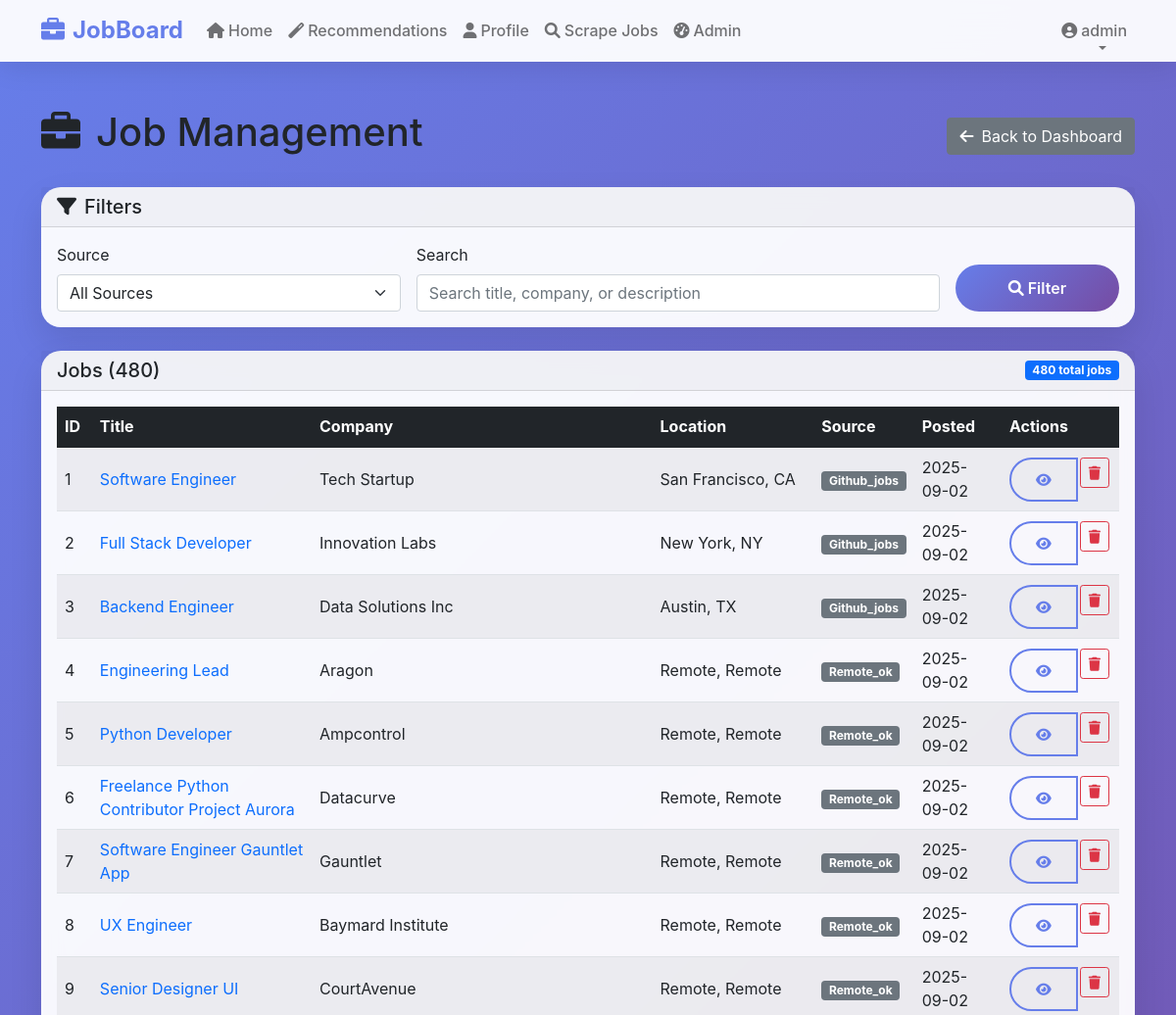
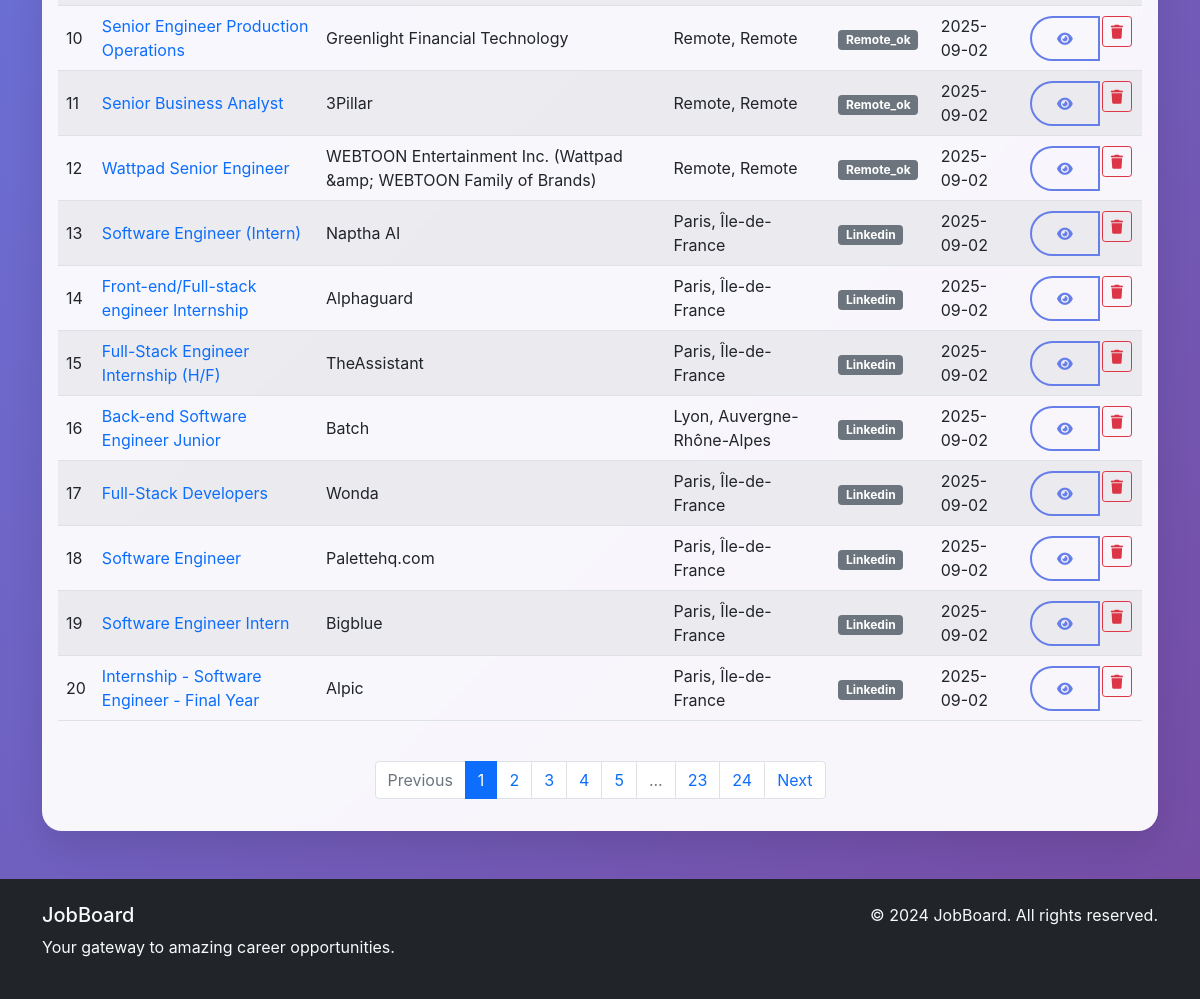
Screenshot of /admin/jobs (signed in) with the database file from the repository (2 pictures, top to bottom).
### app/models.py (models this page shows, shortened)
class User(UserMixin, db.Model):
    id = db.Column(db.Integer, primary_key=True)
    username = db.Column(db.String(64), unique=True, nullable=False)
    email = db.Column(db.String(120), unique=True, nullable=False)
    password_hash = db.Column(db.String(128))
    is_admin = db.Column(db.Boolean, default=False)
    first_name = db.Column(db.String(64))
    last_name = db.Column(db.String(64))
    phone = db.Column(db.String(20))
    address = db.Column(db.Text)
    city = db.Column(db.String(100))
    country = db.Column(db.String(100))
    linkedin_url = db.Column(db.String(200))
    portfolio_url = db.Column(db.String(200))
    current_position = db.Column(db.String(100))
    years_of_experience = db.Column(db.Integer)
    education = db.Column(db.Text)
    experience = db.Column(db.Text)
    skills = db.Column(db.Text)
    certifications = db.Column(db.Text)
    languages = db.Column(db.Text)
    summary = db.Column(db.Text)
    preferred_job_types = db.Column(db.Text)  # JSON string of job types
    preferred_locations = db.Column(db.Text)  # JSON string of preferred locations
    salary_expectation_min = db.Column(db.Integer)
    salary_expectation_max = db.Column(db.Integer)
    remote_work_preference = db.Column(db.String(20))  # 'remote', 'hybrid', 'onsite', 'any'
    profile_completeness = db.Column(db.Integer, default=0)  # Percentage 0-100
    created_at = db.Column(db.DateTime, default=datetime.utcnow)
    updated_at = db.Column(db.DateTime, default=datetime.utcnow, onupdate=datetime.utcnow)

class Job(db.Model):
    id = db.Column(db.Integer, primary_key=True)
    title = db.Column(db.String(200), nullable=False)
    company = db.Column(db.String(100), nullable=False)
    location = db.Column(db.String(100))
    description = db.Column(db.Text)
    url = db.Column(db.String(500), unique=True, nullable=False)
    date_posted = db.Column(db.DateTime)
    created_at = db.Column(db.DateTime, default=datetime.utcnow)
    source = db.Column(db.String(50))  # e.g., 'linkedin', 'indeed'

### app/admin/routes.py (the view, shortened to what this page needs)
@bp.route('/jobs')
@login_required
@admin_required
def jobs():
    page = request.args.get('page', 1, type=int)
    source = request.args.get('source', '')
    query_filter = request.args.get('query', '')
    jobs_query = Job.query
    if source:
        jobs_query = jobs_query.filter_by(source=source)
    jobs = jobs_query.order_by(Job.created_at.desc()).paginate(
        page=page, per_page=20, error_out=False
    )
    sources = db.session.query(Job.source).distinct().all()
    sources = [s[0] for s in sources]
    start_id = (page - 1) * 20 + 1
    return render_template('admin/jobs.html', title='Job Management',
                         jobs=jobs, sources=sources, current_source=source,
                         current_query=query_filter, start_id=start_id)

### __init__.py (called while the page is built)
@login_manager.user_loader
def load_user(user_id):
    from app.models import User
    return User.query.get(int(user_id))

### app/admin/routes.py (called while the page is built)
def admin_required(f):
    @wraps(f)
    def decorated_function(*args, **kwargs):
        if not current_user.is_authenticated or not current_user.is_admin:
            flash('Admin access required.', 'danger')
            return redirect(url_for('main.index'))
        return f(*args, **kwargs)
    return decorated_function

### app/templates/admin/jobs.html (shortened to what this page needs)
{% extends "base.html" %}
{% block content %}
<div class="container my-5">
    <div class="row">
        <div class="col-12">
            <div class="d-flex justify-content-between align-items-center mb-4">
                <h1 class="animate__animated animate__fadeInLeft">
                    <i class="fas fa-briefcase me-3"></i>Job Management
                </h1>
                <a href="{{ url_for('admin.dashboard') }}" class="btn btn-secondary">
                    <i class="fas fa-arrow-left me-2"></i>Back to Dashboard
                </a>
            </div>
        </div>
    </div>
    <div class="card mb-4 animate__animated animate__fadeInUp">
        <div class="card-header">
            <h5 class="mb-0"><i class="fas fa-filter me-2"></i>Filters</h5>
        </div>
        <div class="card-body">
            <form method="GET" action="{{ url_for('admin.jobs') }}" class="row g-3">
                <div class="col-md-4">
                    <label for="source" class="form-label">Source</label>
                    <select name="source" id="source" class="form-select">
                        <option value="">All Sources</option>
                    </select>
                </div>
                <div class="col-md-6">
                    <label for="query" class="form-label">Search</label>
                    <input type="text" name="query" id="query" class="form-control"
                           placeholder="Search title, company, or description"
                           value="{{ current_query }}">
                </div>
                <div class="col-md-2 d-flex align-items-end">
                    <button type="submit" class="btn btn-primary w-100">
                        <i class="fas fa-search me-1"></i>Filter
                    </button>
                </div>
            </form>
        </div>
    </div>
    <div class="card animate__animated animate__fadeInUp">
        <div class="card-header d-flex justify-content-between align-items-center">
            <h5 class="mb-0">Jobs ({{ jobs.total }})</h5>
            <span class="badge bg-primary">{{ jobs.total }} total jobs</span>
        </div>
        <div class="card-body">
            <div class="table-responsive">
                <table class="table table-striped table-hover">
                    <thead class="table-dark">
                        <tr>
                            <th>ID</th>
                            <th>Title</th>
                            <th>Company</th>
                            <th>Location</th>
                            <th>Source</th>
                            <th>Posted</th>
                            <th>Actions</th>
                        </tr>
                    </thead>
                    <tbody>
                        {% for job in jobs.items %}
                        <tr>
                            <td>{{ start_id + loop.index0 }}</td>
                            <td>
                                <a href="{{ url_for('main.job_detail', id=job.id) }}" class="text-decoration-none">
                                    {{ job.title[:50] }}{% if job.title|length > 50 %}...{% endif %}
                                </a>
                            </td>
                            <td>{{ job.company }}</td>
                            <td>{{ job.location or 'N/A' }}</td>
                            <td>
                                <span class="badge bg-secondary text-capitalize">{{ job.source }}</span>
                            </td>
                            <td>
                                {% if job.date_posted %}
                                {{ job.date_posted.strftime('%Y-%m-%d') }}
                                {% else %}
                                {{ job.created_at.strftime('%Y-%m-%d') }}
                                {% endif %}
                            </td>
                            <td>
                                <div class="btn-group" role="group">
                                    <a href="{{ url_for('main.job_detail', id=job.id) }}"
                                       class="btn btn-sm btn-outline-primary" title="View">
                                        <i class="fas fa-eye"></i>
                                    </a>
                                    <form method="POST" action="{{ url_for('admin.delete_job', id=job.id) }}"
                                          class="d-inline"
                                          onsubmit="return confirm('Are you sure you want to delete this job?')">
                                        <button type="submit" class="btn btn-sm btn-outline-danger" title="Delete">
                                            <i class="fas fa-trash"></i>
                                        </button>
                                    </form>
                                </div>
                            </td>
                        </tr>
                        {% endfor %}
                    </tbody>
                </table>
            </div>
            {% if jobs.pages > 1 %}
            <nav aria-label="Job pagination" class="mt-4">
                <ul class="pagination justify-content-center">
                    {% if jobs.has_prev %}
                    <li class="page-item">
                        <a class="page-link" href="{{ url_for('admin.jobs', page=jobs.prev_num, source=current_source, query=current_query) }}">Previous</a>
                    </li>
                    {% else %}
                    <li class="page-item disabled">
                        <span class="page-link">Previous</span>
                    </li>
                    {% endif %}
                    {% for page_num in jobs.iter_pages() %}
                    {% if page_num %}
                    <li class="page-item {% if page_num == jobs.page %}active{% endif %}">
                        <a class="page-link" href="{{ url_for('admin.jobs', page=page_num, source=current_source, query=current_query) }}">{{ page_num }}</a>
                    </li>
                    {% else %}
                    <li class="page-item disabled">
                        <span class="page-link">...</span>
                    </li>
                    {% endif %}
                    {% endfor %}
                    {% if jobs.has_next %}
                    <li class="page-item">
                        <a class="page-link" href="{{ url_for('admin.jobs', page=jobs.next_num, source=current_source, query=current_query) }}">Next</a>
                    </li>
                    {% else %}
                    <li class="page-item disabled">
                        <span class="page-link">Next</span>
                    </li>
                    {% endif %}
                </ul>
            </nav>
            {% endif %}
        </div>
    </div>
</div>
{% endblock %}

### app/templates/base.html (shortened to what this page needs)
<!DOCTYPE html>
<html lang="en">
<head>
    <link href="https://cdn.jsdelivr.net/npm/bootstrap@5.1.3/dist/css/bootstrap.min.css" rel="stylesheet">
    <link href="https://cdnjs.cloudflare.com/ajax/libs/animate.css/4.1.1/animate.min.css" rel="stylesheet">
    <link href="https://cdnjs.cloudflare.com/ajax/libs/font-awesome/6.0.0/css/all.min.css" rel="stylesheet">
</head>
<body>
    <nav class="navbar navbar-expand-lg navbar-light">
        <div class="container">
            <a class="navbar-brand fw-bold text-primary animate__animated animate__bounce" href="{{ url_for('main.index') }}">
                <i class="fas fa-briefcase me-2"></i>JobBoard
            </a>
            <div class="collapse navbar-collapse" id="navbarNav">
                <ul class="navbar-nav me-auto">
                    <li class="nav-item">
                        <a class="nav-link" href="{{ url_for('main.index') }}">
                            <i class="fas fa-home me-1"></i>Home
                        </a>
                    </li>
                    {% if current_user.is_authenticated %}
                    <li class="nav-item">
                        <a class="nav-link" href="{{ url_for('main.recommendations') }}">
                            <i class="fas fa-magic me-1"></i>Recommendations
                        </a>
                    </li>
                    <li class="nav-item">
                        <a class="nav-link" href="{{ url_for('profile.profile') }}">
                            <i class="fas fa-user me-1"></i>Profile
                        </a>
                    </li>
                    {% if current_user.is_admin %}
                    <li class="nav-item">
                        <a class="nav-link" href="{{ url_for('scraper.scrape') }}">
                            <i class="fas fa-search me-1"></i>Scrape Jobs
                        </a>
                    </li>
                    <li class="nav-item">
                        <a class="nav-link" href="{{ url_for('admin.dashboard') }}">
                            <i class="fas fa-tachometer-alt me-1"></i>Admin
                        </a>
                    </li>
                    {% endif %}
                    {% endif %}
                </ul>
                <ul class="navbar-nav">
                    {% if current_user.is_authenticated %}
                    <li class="nav-item dropdown">
                        <a class="nav-link dropdown-toggle" href="#" id="userDropdown" role="button" data-bs-toggle="dropdown">
                            <i class="fas fa-user-circle me-1"></i>{{ current_user.username }}
                        </a>
                    </li>
                    {% endif %}
                </ul>
            </div>
        </div>
    </nav>
    <main role="main">
        {% block content %}{% endblock %}
    </main>
    <footer class="bg-dark text-light mt-5 py-4">
        <div class="container">
            <div class="row">
                <div class="col-md-6">
                    <h5>JobBoard</h5>
                    <p>Your gateway to amazing career opportunities.</p>
                </div>
                <div class="col-md-6 text-md-end">
                    <p>&copy; 2024 JobBoard. All rights reserved.</p>
                </div>
            </div>
        </div>
    </footer>
</body>
</html>

### app/templates/base.html (style rules this page uses)
:root { --primary-gradient: linear-gradient(135deg, #667eea 0%, #764ba2 100%); --secondary-gradient: linear-gradient(135deg, #f093fb 0%, #f5576c 100%); --success-gradient: linear-gradient(135deg, #4facfe 0%, #00f2fe 100%); --warning-gradient: linear-gradient(135deg, #43e97b 0%, #38f9d7 100%); }
body { background: var(--primary-gradient); min-height: 100vh; font-family: 'Inter', -apple-system, BlinkMacSystemFont, sans-serif; }
.navbar { background: rgba(255, 255, 255, 0.95) !important; backdrop-filter: blur(20px); box-shadow: 0 4px 30px rgba(0,0,0,0.1); border-bottom: 1px solid rgba(255,255,255,0.2); transition: all 0.3s ease; }
.navbar-brand { font-weight: 800; font-size: 1.5rem; }
.nav-link { font-weight: 500; transition: all 0.3s ease; position: relative; }
.nav-link::after { content: ''; position: absolute; width: 0; height: 2px; bottom: 0; left: 50%; background: var(--primary-gradient); transition: all 0.3s ease; }
.card { border: none; border-radius: 20px; box-shadow: 0 15px 35px rgba(0,0,0,0.1); transition: all 0.4s cubic-bezier(0.175, 0.885, 0.32, 1.275); backdrop-filter: blur(10px); background: rgba(255, 255, 255, 0.95); }
.btn-primary { background: var(--primary-gradient); border: none; border-radius: 50px; padding: 12px 30px; font-weight: 600; transition: all 0.3s ease; position: relative; overflow: hidden; }
.btn-primary::before { content: ''; position: absolute; top: 0; left: -100%; width: 100%; height: 100%; background: linear-gradient(90deg, transparent, rgba(255,255,255,0.2), transparent); transition: left 0.5s; }
.btn-outline-primary { border: 2px solid #667eea; color: #667eea; border-radius: 50px; padding: 10px 25px; font-weight: 600; transition: all 0.3s ease; }
.text-primary { color: #667eea !important; }

### app/templates/admin/jobs.html (style rules this page uses)
.table th { vertical-align: middle; }
.table td { vertical-align: middle; }
.btn-group .btn { margin-right: 2px; }

### rows the page displays
User: username "admin"
Job: index0 "1", title "Software Engineer", company "Tech Startup", location "San Francisco, CA", source "Github_jobs", created_at "2025-09-02"
Job: index0 "2", title "Full Stack Developer", company "Innovation Labs", location "New York, NY", source "Github_jobs", created_at "2025-09-02"
Job: index0 "3", title "Backend Engineer", company "Data Solutions Inc", location "Austin, TX", source "Github_jobs", created_at "2025-09-02"
Job: index0 "4", title "Engineering Lead", company "Aragon", location "Remote, Remote", source "Remote_ok", created_at "2025-09-02"
Job: index0 "5", title "Python Developer", company "Ampcontrol", location "Remote, Remote", source "Remote_ok", created_at "2025-09-02"
Job: index0 "6", title "Freelance Python Contributor Project Aurora", company "Datacurve", location "Remote, Remote", source "Remote_ok", created_at "2025-09-02"
Job: index0 "7", title "Software Engineer Gauntlet App", company "Gauntlet", location "Remote, Remote", source "Remote_ok", created_at "2025-09-02"
Job: index0 "8", title "UX Engineer", company "Baymard Institute", location "Remote, Remote", source "Remote_ok", created_at "2025-09-02"
Job: index0 "9", title "Senior Designer UI", company "CourtAvenue", location "Remote, Remote", source "Remote_ok", created_at "2025-09-02"
Job: index0 "10", title "Senior Engineer Production Operations", company "Greenlight Financial Technology", location "Remote, Remote", source "Remote_ok", created_at "2025-09-02"
Job: index0 "11", title "Senior Business Analyst", company "3Pillar", location "Remote, Remote", source "Remote_ok", created_at "2025-09-02"
Job: index0 "12", title "Wattpad Senior Engineer", company "WEBTOON Entertainment Inc. (Wattpad &amp; WEBTOON Family of Brands)", location "Remote, Remote", source "Remote_ok", created_at "2025-09-02"
Job: index0 "13", title "Software Engineer (Intern)", company "Naptha AI", location "Paris, Île-de-France", source "Linkedin", created_at "2025-09-02"
Job: index0 "14", title "Front-end/Full-stack engineer Internship", company "Alphaguard", location "Paris, Île-de-France", source "Linkedin", created_at "2025-09-02"
Job: index0 "15", title "Full-Stack Engineer Internship (H/F)", company "TheAssistant", location "Paris, Île-de-France", source "Linkedin", created_at "2025-09-02"
Job: index0 "16", title "Back-end Software Engineer Junior", company "Batch", location "Lyon, Auvergne-Rhône-Alpes", source "Linkedin", created_at "2025-09-02"
Job: index0 "17", title "Full-Stack Developers", company "Wonda", location "Paris, Île-de-France", source "Linkedin", created_at "2025-09-02"
Job: index0 "18", title "Software Engineer", company "Palettehq.com", location "Paris, Île-de-France", source "Linkedin", created_at "2025-09-02"
Job: index0 "19", title "Software Engineer Intern", company "Bigblue", location "Paris, Île-de-France", source "Linkedin", created_at "2025-09-02"
Job: index0 "20", title "Internship - Software Engineer - Final Year", company "Alpic", location "Paris, Île-de-France", source "Linkedin", created_at "2025-09-02"

### other values shown
{{ jobs.total }} "480"
{{ page_num }} "1" "2" "3" "4" "5" "23" "24"
